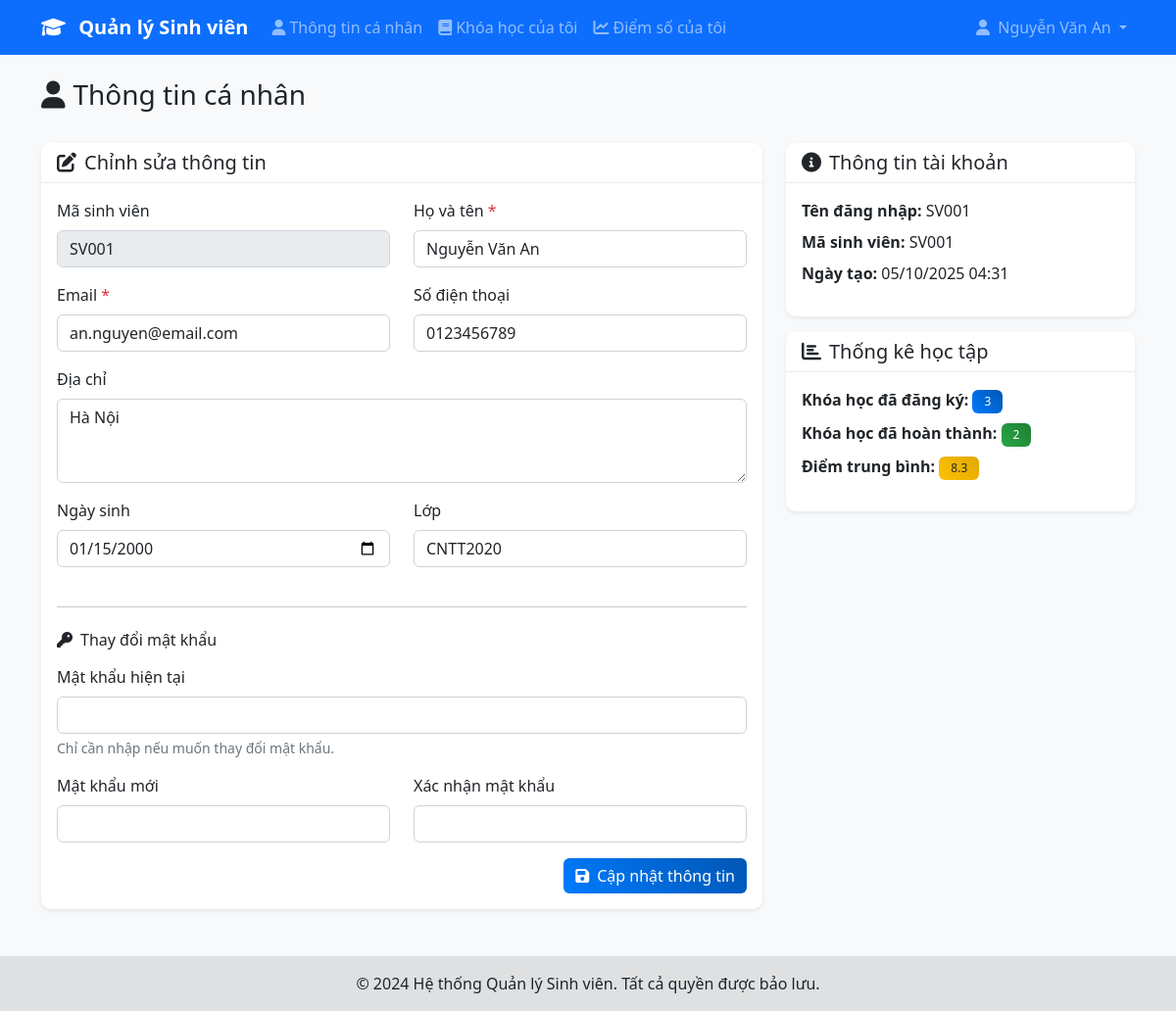
/student/profile.php (signed in), run on the app's committed database.
### tables this page shows
CREATE TABLE students (
    id INT PRIMARY KEY AUTO_INCREMENT,
    student_code VARCHAR(20) UNIQUE NOT NULL,
    full_name VARCHAR(100) NOT NULL,
    email VARCHAR(100) UNIQUE NOT NULL,
    phone VARCHAR(15),
    address TEXT,
    date_of_birth DATE,
    class_name VARCHAR(50),
    created_at TIMESTAMP DEFAULT CURRENT_TIMESTAMP
);

### includes/db.php (called while the page is built, shortened)
<?php
$host = 'localhost';
$dbname = 'student_management';
$username = 'root';
$password = '';
try {
    $pdo = new PDO("mysql:host=$host;dbname=$dbname;charset=utf8", $username, $password);
    $pdo->setAttribute(PDO::ATTR_ERRMODE, PDO::ERRMODE_EXCEPTION);
    $pdo->setAttribute(PDO::ATTR_DEFAULT_FETCH_MODE, PDO::FETCH_ASSOC);
} catch(PDOException $e) {
    die("Kết nối CSDL thất bại: " . $e->getMessage());
}
function executeQuery($sql, $params = []) {
    global $pdo;
    try {
        $stmt = $pdo->prepare($sql);
        $stmt->execute($params);
        return $stmt;
    } catch(PDOException $e) {
        die("Lỗi truy vấn: " . $e->getMessage());
    }
}
function fetchSingle($sql, $params = []) {
    $stmt = executeQuery($sql, $params);
    return $stmt->fetch();
}
?>

### includes/auth.php (called while the page is built, shortened)
<?php
require_once 'db.php';
function isLoggedIn() {
    return isset($_SESSION['user_id']) && isset($_SESSION['username']);
}
function getCurrentUser() {
    if (isLoggedIn()) {
        return [
            'id' => $_SESSION['user_id'],
            'username' => $_SESSION['username'],
            'role' => $_SESSION['role'],
            'student_id' => $_SESSION['student_id'],
            'full_name' => $_SESSION['full_name'],
            'student_code' => $_SESSION['student_code']
        ];
    }
    return null;
}
?>

### student/profile.php (the view, shortened to what this page needs)
<?php
require_once '../includes/auth.php';
require_once '../includes/db.php';
$user = getCurrentUser();
$studentId = $_SESSION['student_id'];
$student = fetchSingle("SELECT * FROM students WHERE id = ?", [$studentId]);
include '../includes/header.php';
?>
<div class="row">
    <div class="col-12">
        <div class="d-flex justify-content-between align-items-center mb-4">
            <h1 class="h3 text-dark">
                <i class="fas fa-user me-2"></i>Thông tin cá nhân
            </h1>
        </div>
    </div>
</div>
<div class="row">
    <div class="col-lg-8">
        <div class="card">
            <div class="card-header">
                <h5 class="card-title mb-0">
                    <i class="fas fa-edit me-2"></i>Chỉnh sửa thông tin
                </h5>
            </div>
            <div class="card-body">
                <form method="POST" action="">
                    <div class="row">
                        <div class="col-md-6">
                            <div class="mb-3">
                                <label for="student_code" class="form-label">Mã sinh viên</label>
                                <input type="text" class="form-control" value="<?php echo htmlspecialchars($student['student_code']); ?>" readonly>
                            </div>
                        </div>
                        <div class="col-md-6">
                            <div class="mb-3">
                                <label for="full_name" class="form-label">Họ và tên <span class="text-danger">*</span></label>
                                <input type="text" class="form-control" id="full_name" name="full_name"
                                       value="<?php echo htmlspecialchars($_POST['full_name'] ?? $student['full_name']); ?>" required>
                            </div>
                        </div>
                    </div>
                    <div class="row">
                        <div class="col-md-6">
                            <div class="mb-3">
                                <label for="email" class="form-label">Email <span class="text-danger">*</span></label>
                                <input type="email" class="form-control" id="email" name="email"
                                       value="<?php echo htmlspecialchars($_POST['email'] ?? $student['email']); ?>" required>
                            </div>
                        </div>
                        <div class="col-md-6">
                            <div class="mb-3">
                                <label for="phone" class="form-label">Số điện thoại</label>
                                <input type="tel" class="form-control" id="phone" name="phone"
                                       value="<?php echo htmlspecialchars($_POST['phone'] ?? $student['phone']); ?>">
                            </div>
                        </div>
                    </div>
                    <div class="mb-3">
                        <label for="address" class="form-label">Địa chỉ</label>
                        <textarea class="form-control" id="address" name="address" rows="3"><?php echo htmlspecialchars($_POST['address'] ?? $student['address']); ?></textarea>
                    </div>
                    <div class="row">
                        <div class="col-md-6">
                            <div class="mb-3">
                                <label for="date_of_birth" class="form-label">Ngày sinh</label>
                                <input type="date" class="form-control" id="date_of_birth" name="date_of_birth"
                                       value="<?php echo htmlspecialchars($_POST['date_of_birth'] ?? $student['date_of_birth']); ?>">
                            </div>
                        </div>
                        <div class="col-md-6">
                            <div class="mb-3">
                                <label for="class_name" class="form-label">Lớp</label>
                                <input type="text" class="form-control" id="class_name" name="class_name"
                                       value="<?php echo htmlspecialchars($_POST['class_name'] ?? $student['class_name']); ?>">
                            </div>
                        </div>
                    </div>
                    <hr class="my-4">
                    <h6 class="mb-3">
                        <i class="fas fa-key me-2"></i>Thay đổi mật khẩu
                    </h6>
                    <div class="mb-3">
                        <label for="current_password" class="form-label">Mật khẩu hiện tại</label>
                        <input type="password" class="form-control" id="current_password" name="current_password">
                        <div class="form-text">Chỉ cần nhập nếu muốn thay đổi mật khẩu.</div>
                    </div>
                    <div class="row">
                        <div class="col-md-6">
                            <div class="mb-3">
                                <label for="new_password" class="form-label">Mật khẩu mới</label>
                                <input type="password" class="form-control" id="new_password" name="new_password">
                            </div>
                        </div>
                        <div class="col-md-6">
                            <div class="mb-3">
                                <label for="confirm_password" class="form-label">Xác nhận mật khẩu</label>
                                <input type="password" class="form-control" id="confirm_password" name="confirm_password">
                            </div>
                        </div>
                    </div>
                    <div class="d-flex justify-content-end">
                        <button type="submit" class="btn btn-primary">
                            <i class="fas fa-save me-2"></i>Cập nhật thông tin
                        </button>
                    </div>
                </form>
            </div>
        </div>
    </div>
    <div class="col-lg-4">
        <div class="card">
            <div class="card-header">
                <h5 class="card-title mb-0">
                    <i class="fas fa-info-circle me-2"></i>Thông tin tài khoản
                </h5>
            </div>
            <div class="card-body">
                <ul class="list-unstyled">
                    <li class="mb-2">
                        <strong>Tên đăng nhập:</strong> <?php echo htmlspecialchars($user['username']); ?>
                    </li>
                    <li class="mb-2">
                        <strong>Mã sinh viên:</strong> <?php echo htmlspecialchars($student['student_code']); ?>
                    </li>
                    <li class="mb-2">
                        <strong>Ngày tạo:</strong> <?php echo date('d/m/Y H:i', strtotime($student['created_at'])); ?>
                    </li>
                </ul>
            </div>
        </div>
        <div class="card mt-3">
            <div class="card-header">
                <h5 class="card-title mb-0">
                    <i class="fas fa-chart-bar me-2"></i>Thống kê học tập
                </h5>
            </div>
            <div class="card-body">
                <?php
                $enrolledCourses = fetchSingle("SELECT COUNT(*) as count FROM student_courses WHERE student_id = ?", [$studentId])['count'];
                $completedCourses = fetchSingle("SELECT COUNT(*) as count FROM scores WHERE student_id = ? AND total_score IS NOT NULL", [$studentId])['count'];
                $averageScore = fetchSingle("SELECT AVG(total_score) as avg FROM scores WHERE student_id = ? AND total_score IS NOT NULL", [$studentId])['avg'];
                ?>
                <ul class="list-unstyled">
                    <li class="mb-2">
                        <strong>Khóa học đã đăng ký:</strong>
                        <span class="badge bg-primary"><?php echo $enrolledCourses; ?></span>
                    </li>
                    <li class="mb-2">
                        <strong>Khóa học đã hoàn thành:</strong>
                        <span class="badge bg-success"><?php echo $completedCourses; ?></span>
                    </li>
                    <li class="mb-2">
                        <strong>Điểm trung bình:</strong>
                        <span class="badge bg-warning"><?php echo $averageScore ? number_format($averageScore, 1) : '0'; ?></span>
                    </li>
                </ul>
            </div>
        </div>
    </div>
</div>
<?php include '../includes/footer.php'; ?>

### assets/css/style.css (style rules this page uses)
body { font-family: 'Segoe UI', Tahoma, Geneva, Verdana, sans-serif; background-color: #f8f9fa; }
.card { border: none; border-radius: 10px; box-shadow: 0 0.125rem 0.25rem rgba(0, 0, 0, 0.075); transition: all 0.3s ease; }
.card-header { background-color: #fff; border-bottom: 1px solid #e9ecef; border-radius: 10px 10px 0 0 !important; }
.btn { border-radius: 6px; font-weight: 500; transition: all 0.3s ease; }
.btn-primary { background: linear-gradient(45deg, #007bff, #0056b3); border: none; }
.form-control { border-radius: 6px; border: 1px solid #ced4da; transition: all 0.3s ease; }
.badge { font-size: 0.75rem; font-weight: 500; padding: 0.375rem 0.75rem; border-radius: 6px; }
.badge.bg-primary { background: linear-gradient(45deg, #007bff, #0056b3) !important; }
.badge.bg-success { background: linear-gradient(45deg, #28a745, #1e7e34) !important; }
.badge.bg-warning { background: linear-gradient(45deg, #ffc107, #e0a800) !important; color: #212529 !important; }
.fade-in { animation: fadeIn 0.5s ease-in; }

### data on the page
students: student_code "SV001", full_name "Nguyễn Văn An", email "an.nguyen@email.com", phone "0123456789", address "Hà Nội", date_of_birth "01/15/2000", class_name "CNTT2020", created_at "05/10/2025 04:31"

### other printed values
$_SESSION['full_name'] "Nguyễn Văn An"
$enrolledCourses "3"
$completedCourses "2"
$averageScore "8.3"
